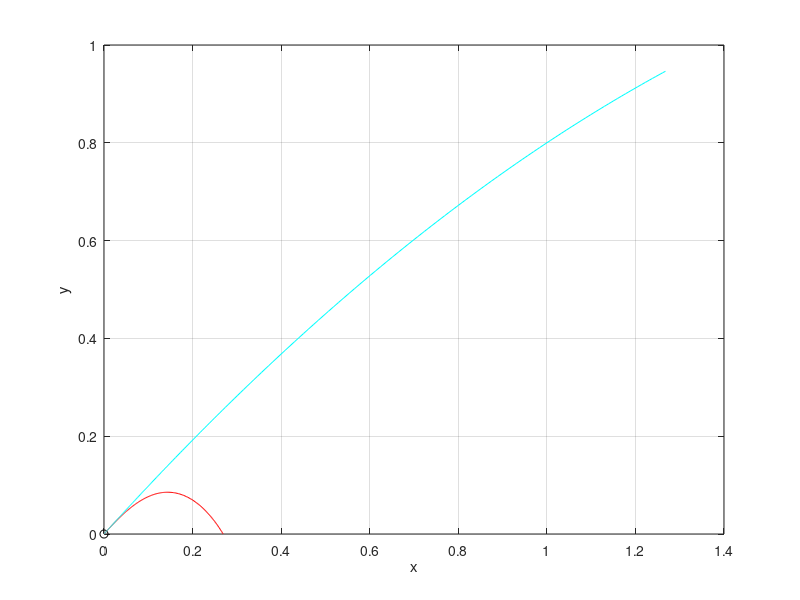

MATLAB code to generate this figure:
clear all

g= 10;
w2=1;%m=1,k=1
 
x0 = 0; 
y0 =0; 
 
vx0 =input('vx0=');
vy0 =input('vy0=');
a=input('a=');

Y0=[x0,vx0,y0,vy0]; %初值

fun = @(t, Y) [Y(2); -w2*Y(2).*(Y(2).^2+Y(4).^2).^(a/2-1/2);
    Y(4);-g-w2*Y(4).*(Y(2).^2+Y(4).^2).^(a/2-1/2)];


options = odeset('RelTol',1e-8,'AbsTol',1e-10);%绝对误差和相对误差
tspan=[0,500];

[t, Y] = ode45(fun, tspan,Y0,options);

plot(x0, y0, 'ko');
hold on;

n=length(t);

for i=1:n
    
    if Y(i,3)<0
        break;
    end
    
    x(i)=Y(i,1);
    y(i)=Y(i,3);
    
    xz(i)=vx0*t(i);
    yz(i)=vy0*t(i)-1/2*g*t(i).^2;
end

plot(x, y, 'r-');
hold on
plot(xz,yz,'-','color',[0,1,1]);
xlabel('x');
ylabel('y');
grid on;
